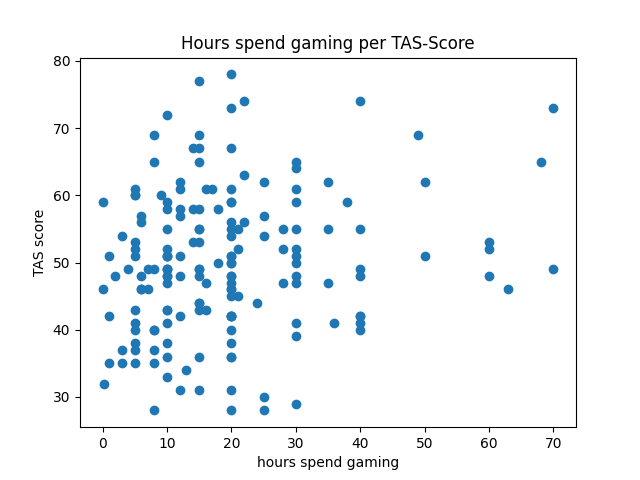

This chart was generated by the following Python code:
import matplotlib.pyplot as plt
import pandas as pd
import csv
import os

df = pd.read_csv('test.csv')

hrs_gaming = []
hrs_gaming_tas = []

for x in range(df.shape[0]):
	hrs_gaming.append(df.iloc[x,7])
	hrs_gaming_tas.append(df.iloc[x,1])

plt.scatter(hrs_gaming, hrs_gaming_tas)

plt.xlabel('hours spend gaming')
plt.ylabel('TAS score')
plt.title('Hours spend gaming per TAS-Score')

plt.savefig('hrs_gaming.png')

plt.show()
